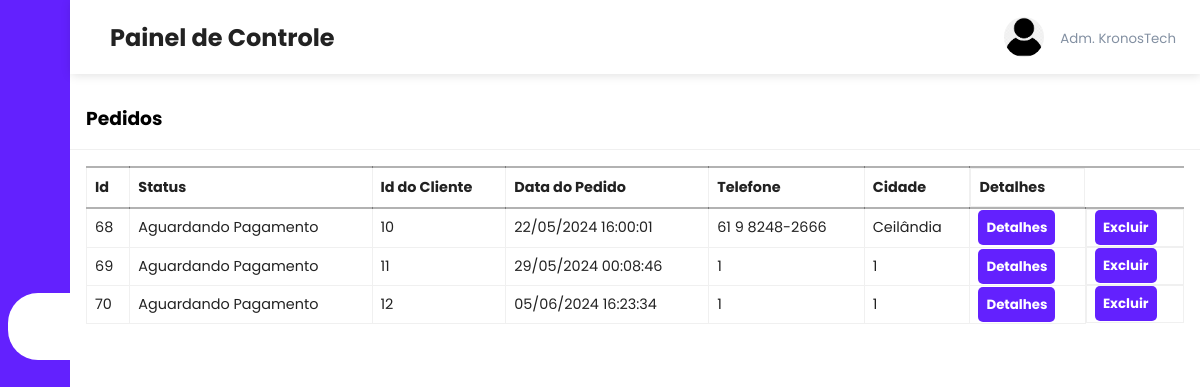
The page /admin/orders.php on the database its author committed.
### tables this page shows
CREATE TABLE `orders` (
  `order_id` int(11) NOT NULL,
  `order_cost` decimal(6,2) NOT NULL,
  `order_status` varchar(100) NOT NULL DEFAULT 'on_hold',
  `user_id` int(11) NOT NULL,
  `user_phone` text NOT NULL,
  `user_city` varchar(255) NOT NULL,
  `user_address` varchar(255) NOT NULL,
  `order_date` datetime NOT NULL DEFAULT current_timestamp()
);

### admin/orders.php (the view, shortened to what this page needs)
<?php
include('../server/connection.php');
if (isset($_GET['page_no']) && $_GET['page_no'] != "") {
    $page_no = $_GET['page_no'];
} else {
    $page_no = 1;
}
$total_records_per_page = 10;
$offset = ($page_no - 1) * $total_records_per_page;
$stmt2 = $conn->prepare("SELECT * FROM orders LIMIT ?, ?");
$stmt2->bind_param("ii", $offset, $total_records_per_page);
$stmt2->execute();
$orders = $stmt2->get_result();
?>
<?php include('header.php') ?>
<div class="recent-grid">
        <div class="projects">
            <div class="card">
                <div class="card-header">
                    <h3>Pedidos</h3>
                </div>
                <div class="card-body">
                    <div class="table-responsive">
                        <table width="100%" class="orders-table">
                            <thead>
                                <tr>
                                    <td>Id</td>
                                    <td>Status</td>
                                    <td>Id do Cliente</td>
                                    <td>Data do Pedido</td>
                                    <td>Telefone</td>
                                    <td>Cidade</td>
                                    <td>Detalhes</td>
                                </tr>
                            </thead>
                            <tbody>
                                <?php while($order = $orders->fetch_assoc()) { ?>
                                    <tr>
                                        <td><?php echo $order['order_id']; ?></td>
                                        <td><?php echo $order['order_status']; ?></td>
                                        <td><?php echo $order['user_id']; ?></td>
                                        <td><?php echo date('d/m/Y H:i:s', strtotime($order['order_date']));?></td>
                                        <td><?php echo $order['user_phone']; ?></td>
                                        <td><?php echo $order['user_city']; ?></td>
                                        <td><button><a class="btn btn-primary" href="view_order.php?order_id=<?php echo $order['order_id']; ?>">Detalhes</a></button></td>
                                        <td><button><a class="btn btn-danger">Excluir</a></button></td>
                                    </tr>
                                <?php } ?>
                            </tbody>
                        </table>
                    </div>
                </div>
            </div>
        </div>
</body>
</html>

### admin/styles.css (style rules this page uses)
:root { --main-color: #6321fe; --color-dark: #1d2231; --text-grey: #8390a2; }
* { padding: 0; margin: 0; box-sizing: border-box; list-style-type: none; text-decoration: none; font-family: "Poppins", sans-serif; }
.recent-grid { margin-top: 5.5rem; }
.card { background: #fff; border-radius: 5px; }
.card-header, .card-body { padding: 1rem; }
.card-header { display: flex; justify-content: space-between; align-items: center; border-bottom: 1px solid #f0f0f0; font-weight: bold; }
table { border-collapse: collapse; }
thead tr { border-top: 2px solid rgba(0, 0, 0, 0.3); border-bottom: 2px solid rgba(0, 0, 0, 0.3) }
.orders-table td { border: 1px solid #f0f0f0; padding: 8px; text-align: left; }
thead td { font-weight: 700; }
td { padding: 0.5rem 1rem; font-size: 0.9rem; color: #222; }
tr td:last-child { display: flex; align-items: center; }
.table-responsive { width: 100%; overflow-x: auto; }
.btn { background-color: #6321fe; color: #fff; padding: 8px; border-radius: 5px; border: none; font-weight: bold; transition: 0.4s ease; }
button { border: none; }

### rows shown on the page
orders: order_id "68", order_status "Aguardando Pagamento", user "10", order_date "22/05/2024 16:00:01", user_phone "61 9 8248-2666", user_city "Ceilândia"
orders: order_id "69", order_status "Aguardando Pagamento", user "11", order_date "29/05/2024 00:08:46", user_phone "1", user_city "1"
orders: order_id "70", order_status "Aguardando Pagamento", user "12", order_date "05/06/2024 16:23:34", user_phone "1", user_city "1"
